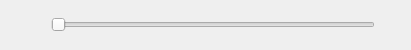
<?xml version="1.0" encoding="UTF-8"?>
<ui version="4.0">
 <class>PlaybackControl</class>
 <widget class="QWidget" name="PlaybackControl">
  <property name="geometry">
   <rect>
    <x>0</x>
    <y>0</y>
    <width>411</width>
    <height>50</height>
   </rect>
  </property>
  <property name="minimumSize">
   <size>
    <width>0</width>
    <height>50</height>
   </size>
  </property>
  <property name="windowTitle">
   <string>Form</string>
  </property>
  <layout class="QGridLayout" name="gridLayout">
   <property name="leftMargin">
    <number>0</number>
   </property>
   <property name="topMargin">
    <number>0</number>
   </property>
   <property name="rightMargin">
    <number>0</number>
   </property>
   <property name="bottomMargin">
    <number>0</number>
   </property>
   <property name="spacing">
    <number>0</number>
   </property>
   <item row="0" column="1">
    <widget class="QWidget" name="horizontalWidget" native="true">
     <property name="minimumSize">
      <size>
       <width>0</width>
       <height>30</height>
      </size>
     </property>
     <layout class="QHBoxLayout" name="horizontalLayout">
      <property name="spacing">
       <number>20</number>
      </property>
      <property name="leftMargin">
       <number>0</number>
      </property>
      <property name="topMargin">
       <number>0</number>
      </property>
      <property name="rightMargin">
       <number>0</number>
      </property>
      <property name="bottomMargin">
       <number>0</number>
      </property>
      <item>
       <widget class="QPushButton" name="playBtn">
        <property name="minimumSize">
         <size>
          <width>31</width>
          <height>31</height>
         </size>
        </property>
        <property name="maximumSize">
         <size>
          <width>31</width>
          <height>31</height>
         </size>
        </property>
        <property name="styleSheet">
         <string notr="true">QPushButton{
                                background-image: url(:/img/icon/Pause-icon.png);
                                border-radius: 1px;
                                }</string>
        </property>
        <property name="text">
         <string/>
        </property>
       </widget>
      </item>
      <item>
       <widget class="QSlider" name="seekbar">
        <property name="styleSheet">
         <string notr="true"/>
        </property>
        <property name="orientation">
         <enum>Qt::Horizontal</enum>
        </property>
       </widget>
      </item>
      <item>
       <widget class="QPushButton" name="fullscreenBtn">
        <property name="minimumSize">
         <size>
          <width>16</width>
          <height>16</height>
         </size>
        </property>
        <property name="maximumSize">
         <size>
          <width>16</width>
          <height>16</height>
         </size>
        </property>
        <property name="styleSheet">
         <string notr="true">QPushButton{
                       background-image: url(:/img/icon/Exit-Fullscreen-icon.png);
                       border-radius: 1px;
                      }</string>
        </property>
        <property name="text">
         <string/>
        </property>
       </widget>
      </item>
     </layout>
    </widget>
   </item>
  </layout>
 </widget>
 <resources/>
 <connections/>
</ui>
